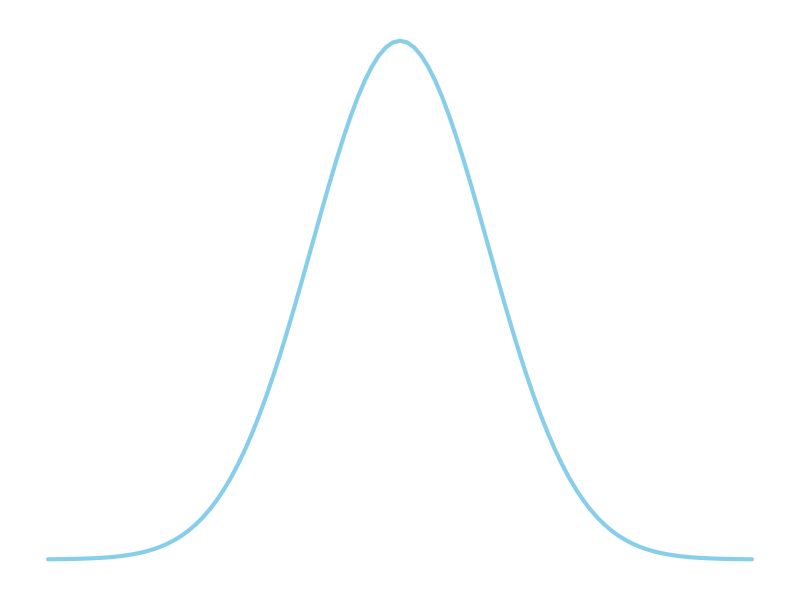
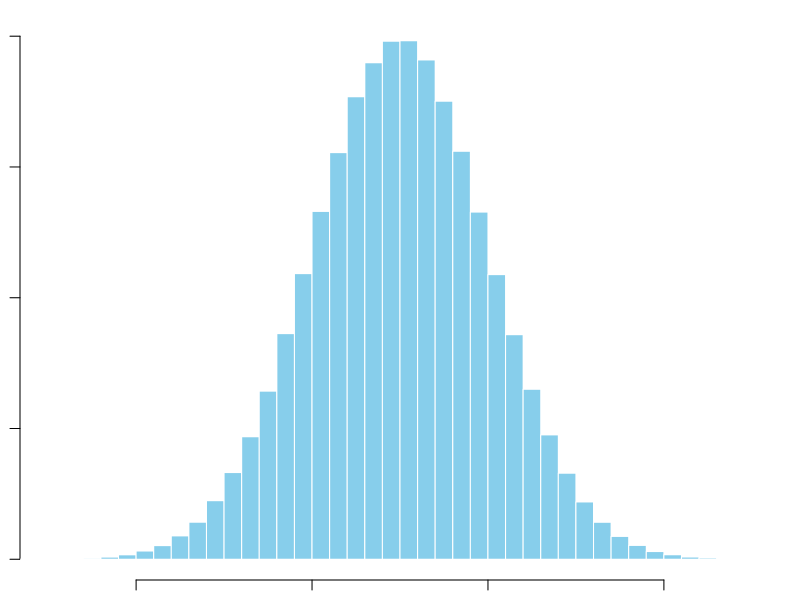
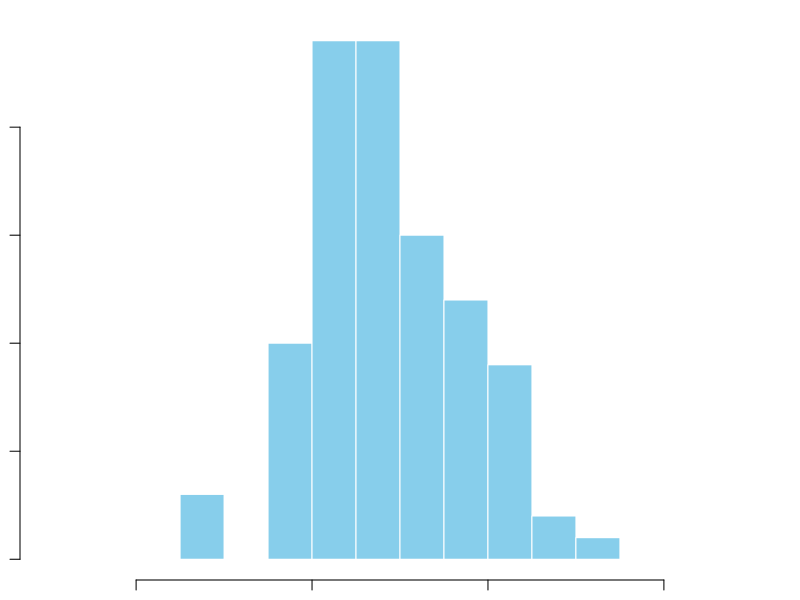
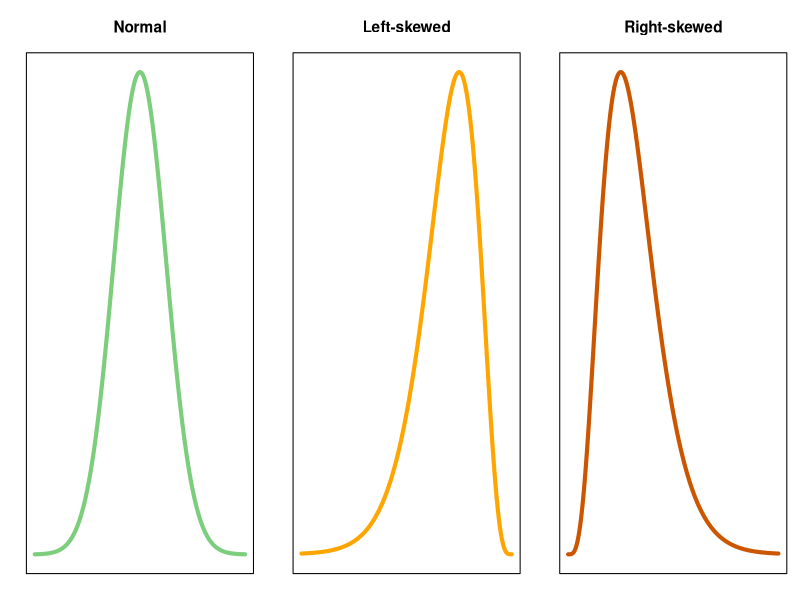
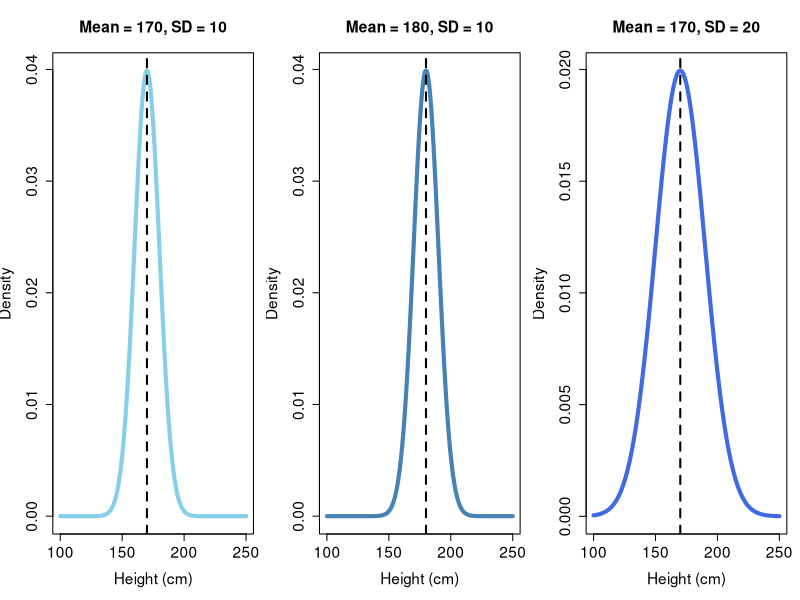
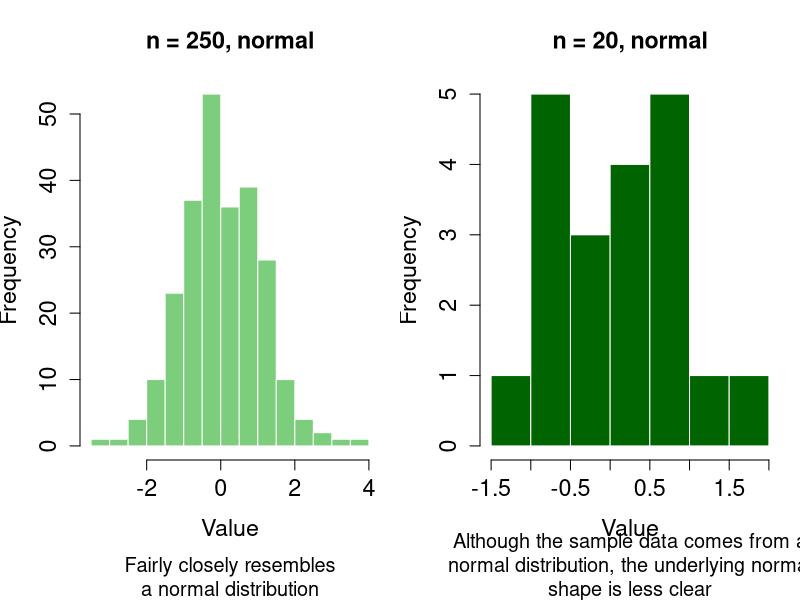
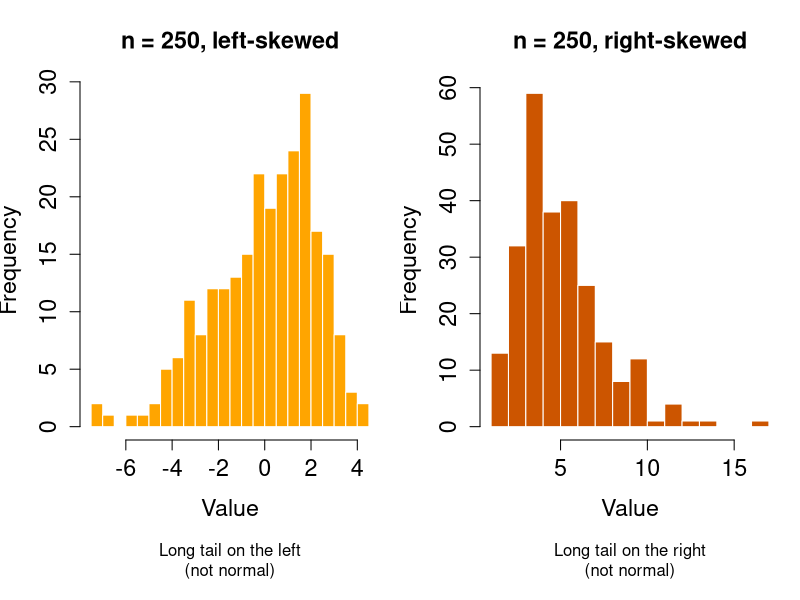
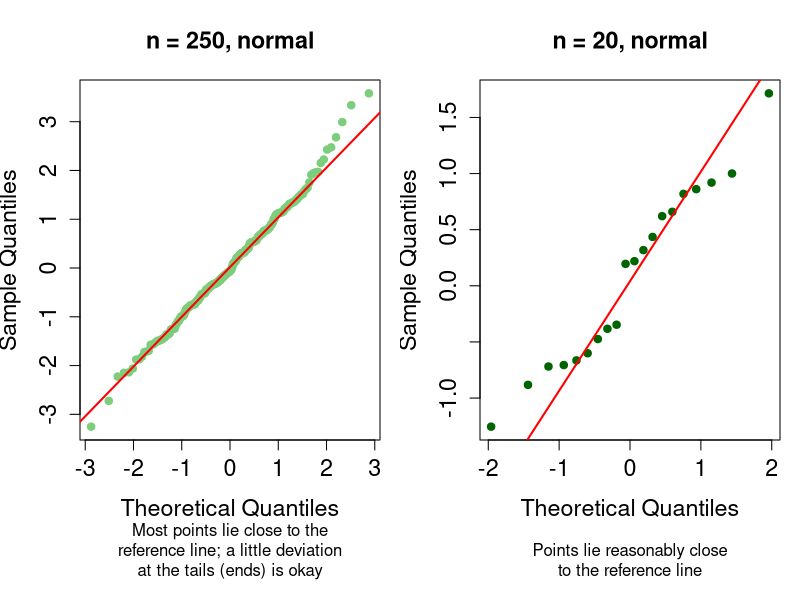

Write R code to recreate these figures, in order.
## ---- chunk 1
#| echo: false
#| results: "hide"
# Create x values
x <- seq(130, 210, length.out = 1000)

# Normal density values
y <- dnorm(x, mean = 170, sd = 10)
## ---- chunk 2
#| echo: false
#| label: fig-norm-dist
#| fig-cap: "Theoretical normal distribution."
#| fig-width: 4
#| fig-height: 2.5

par(mar = c(1, 1, 1, 1))

curve(dnorm(x, mean = 170, sd = 10),
      from = 130,
      to = 210,
      lwd = 4,
      col = "skyblue",
      axes = FALSE,
      xlab = "",
      ylab = "")
## ---- chunk 3
#| echo: false
#| label: fig-height-hist
#| fig-cap: "Histogram of adult heights in the UK population."
#| fig-width: 8
#| fig-height: 4

set.seed(123)

# Simulated UK adult heights (cm)
uk_heights <- rnorm(1000000, mean = 170, sd = 10)

hist(uk_heights,
     breaks = 40,
     col = "skyblue",
     border = "white",
     main = "",
     xlab = "Height (cm)",
     ylab = "Frequency",
     xlim = c(130, 210))
## ---- chunk 4
#| echo: false
#| results: "hide"
# Take a random sample of 100 from full UK pop
height_sample <- sample(uk_heights, size = 100)
## ---- chunk 5
#| echo: false
#| label: fig-height-hist-small
#| fig-cap: "Histogram of a sample of 100 UK adult heights."
#| fig-height: 5
# Histogram of the sample
hist(height_sample,
     breaks = 10,
     col = "skyblue",
     border = "white",
     main = "",
     xlab = "Height (cm)",
     ylab = "Frequency",
     xlim = c(130, 210))
## ---- chunk 6
#| echo: false
#| label: fig-skew
#| fig-cap: "Graphical examples of normal, left-skewed and right-skewed distributions."
#| fig-height: 2.5

# Create 1 x 3 layout
par(mfrow = c(1, 3), mar = c(2, 2, 4, 1), cex.main = 1.4)

# Common x values
x <- seq(130, 210, length.out = 1000)

# Normal distribution
plot(x, dnorm(x, mean = 170, sd = 10),
     type = "l",
     lwd = 4,
     col = "palegreen3",
     main = "Normal",
     xlab = "",
     ylab = "",
     axes = FALSE)
box()

# Left-skewed distribution
plot(x, dgamma(210 - x, shape = 5, scale = 5),
     type = "l",
     lwd = 4,
     col = "orange",
     main = "Left-skewed",
     xlab = "",
     ylab = "",
     axes = FALSE)
box()

# Right-skewed distribution
plot(x, dgamma(x - 130, shape = 5, scale = 5),
     type = "l",
     lwd = 4,
     col = "#CC5500",
     main = "Right-skewed",
     xlab = "",
     ylab = "",
     axes = FALSE)
box()

# Reset layout
par(mfrow = c(1, 1))
## ---- chunk 7
#| echo: false
#| label: fig-mean-sd
#| fig-cap: "Normal distributions with different values of the mean and standard deviation."
#| fig-height: 2.5

# 1 x 3 layout
par(mfrow = c(1, 3), mar = c(5, 4, 4, 1), cex.main = 1.4, cex.lab = 1.4, cex.axis = 1.4)

# x-range
x <- seq(100, 250, length.out = 1000)

# Original distribution
plot(x, dnorm(x, mean = 170, sd = 10),
     type = "l",
     lwd = 4,
     col = "skyblue",
     main = "Mean = 170, SD = 10",
     xlab = "Height (cm)",
     ylab = "Density")
abline(v = 170, lty = 2, lwd = 2)

# Increased mean
plot(x, dnorm(x, mean = 180, sd = 10),
     type = "l",
     lwd = 4,
     col = "#4682B4",
     main = "Mean = 180, SD = 10",
     xlab = "Height (cm)",
     ylab = "Density")
abline(v = 180, lty = 2, lwd = 2)

# Increased SD
plot(x, dnorm(x, mean = 170, sd = 20),
     type = "l",
     lwd = 4,
     col = "#4169E1",
     main = "Mean = 170, SD = 20",
     xlab = "Height (cm)",
     ylab = "Density")
abline(v = 170, lty = 2, lwd = 2)

# Reset layout

par(mfrow = c(1, 1))
## ---- chunk 8
#| echo: false
#| results: "hide"
# Generate data to use throughout examples
# Set seed for reproducibility
set.seed(130)

# Generate data
normal_large <- rnorm(250, mean = 0, sd = 1)
lskewed_large <- 5 - rgamma(250, shape = 5, scale = 1)
rskewed_large <- rgamma(250, shape = 5, scale = 1)
normal_small <- rnorm(20, mean = 0, sd = 1)
## ---- chunk 9
#| echo: false
#| fig-height: 5
# Create 1 x 2 plotting layout
par(mfrow = c(1, 2), mar = c(7, 4, 4, 1))

# Histogram 1: Large sample, normal
hist(normal_large,
     breaks = 20,
     col = "palegreen3",
     border = "white",
     main = "n = 250, normal",
     xlab = "Value")

mtext("Fairly closely resembles\na normal distribution",
      side = 1, line = 6, cex = 1.2)

# Histogram 2: Small sample, normal
hist(normal_small,
     breaks = 6,
     col = "darkgreen",
     border = "white",
     main = "n = 20, normal",
     xlab = "Value")

mtext("Although the sample data comes from a\nnormal distribution, the underlying normal\nshape is less clear",
      side = 1, line = 6, cex = 1.2)
## ---- chunk 10
#| echo: false
#| fig-height: 5

# Create 1 x 2 plotting layout
par(mfrow = c(1, 2), mar = c(8, 4, 4, 1))

# Histogram 3: Large sample, left-skewed
hist(lskewed_large,
     breaks = 20,
     col = "orange",
     border = "white",
     main = "n = 250, left-skewed",
     xlab = "Value")

mtext("Long tail on the left\n(not normal)",
      side = 1, line = 6, cex = 1.0)

# Histogram 4: Large sample, right-skewed
hist(rskewed_large,
     breaks = 20,
     col = "#CC5500",
     border = "white",
     main = "n = 250, right-skewed",
     xlab = "Value")

mtext("Long tail on the right\n(not normal)",
      side = 1, line = 6, cex = 1.0)

# Reset layout
par(mfrow = c(1, 1))
## ---- chunk 11
#| echo: false
#| fig-height: 5

par(mfrow = c(1, 2), mar = c(8, 4, 4, 1))

# Normal (large n)
qqnorm(normal_large,
       main = "n = 250, normal",
       pch = 19,
       col = "palegreen3")
qqline(normal_large, col = "red", lwd = 2)

mtext("Most points lie close to the\nreference line; a little deviation\nat the tails (ends) is okay",
      side = 1, line = 6, cex = 1.0)

# Normal (small n)
qqnorm(normal_small,
       main = "n = 20, normal",
       pch = 19,
       col = "darkgreen")
qqline(normal_small, col = "red", lwd = 2)

mtext("Points lie reasonably close\nto the reference line",
      side = 1, line = 6, cex = 1.0)

## ---- chunk 12
#| echo: false
#| fig-height: 5

par(mfrow = c(1, 2), mar = c(8, 4, 4, 1))

# Left-skewed (large n)
qqnorm(lskewed_large,
       main = "n = 250, left-skewed",
       pch = 19,
       col = "orange")
qqline(lskewed_large, col = "red", lwd = 2)

mtext("Systematic deviation\nfrom the line - curved pattern",
      side = 1, line = 6, cex = 1.0)

# Right-skewed (large n)
qqnorm(rskewed_large,
       main = "n = 250, right-skewed",
       pch = 19,
       col = "#CC5500")
qqline(rskewed_large, col = "red", lwd = 2)

mtext("Systematic deviation\nfrom the line - curved pattern",
      side = 1, line = 6, cex = 1.0)

# Reset layout
par(mfrow = c(1, 1))
## ---- chunk 13
#| echo: false
shapiro_results <- data.frame(
  Dataset = c("n = 250, normal",
              "n = 20, normal",
              "n = 250, left-skewed",
              "n = 250, right-skewed"),
  W = c(
    shapiro.test(normal_large)$statistic,
    shapiro.test(normal_small)$statistic,
    shapiro.test(lskewed_large)$statistic,
    shapiro.test(rskewed_large)$statistic
  ),
  p = c(
    shapiro.test(normal_large)$p.value,
    shapiro.test(normal_small)$p.value,
    shapiro.test(lskewed_large)$p.value,
    shapiro.test(rskewed_large)$p.value
  )
)

shapiro_results$W <- round(shapiro_results$W, 3)
shapiro_results$p <- round(shapiro_results$p, 3)

shapiro_results$Conclusion <- ifelse(
  shapiro_results$p < .05,
  "Non-normal",
  "Normal"
)

knitr::kable(
  shapiro_results,
  caption = "Shapiro-Wilk normality test results"
)


ks_normal <- function(x) {
  ks.test(x,
          "pnorm",
          mean = mean(x),
          sd = sd(x))
}

ks_results <- data.frame(
  Dataset = c("n = 250, normal",
              "n = 20, normal",
              "n = 250, left-skewed",
              "n = 250, right-skewed"),
  D = c(
    ks_normal(normal_large)$statistic,
    ks_normal(normal_small)$statistic,
    ks_normal(lskewed_large)$statistic,
    ks_normal(rskewed_large)$statistic
  ),
  p = c(
    ks_normal(normal_large)$p.value,
    ks_normal(normal_small)$p.value,
    ks_normal(lskewed_large)$p.value,
    ks_normal(rskewed_large)$p.value
  )
)

ks_results$D <- round(ks_results$D, 3)
ks_results$p <- round(ks_results$p, 3)

ks_results$Conclusion <- ifelse(
  ks_results$p < .05,
  "Non-normal",
  "Normal"
)

knitr::kable(
  ks_results,
  caption = "Kolmogorov-Smirnov normality test results"
)
## ---- chunk 14
#| echo: false
#library(moments)

#shape_stats <- function(x) {
  
  #n <- length(x)
  
  #skew <- skewness(x)
  #kurt <- kurtosis(x)   # raw kurtosis
  
  #se_skew <- sqrt(6 / n)
  #se_kurt <- sqrt(24 / n)
  
  #z_skew <- skew / se_skew
  
  ## z-statistic relative to normal kurtosis = 3
  #z_kurt <- (kurt - 3) / se_kurt
  
  #data.frame(
    #n = n,
    #skewness = skew,
    #z_skewness = z_skew,
    #kurtosis = kurt,
    #z_kurtosis = z_kurt
  #)
#}

#results <- rbind(
  #"n = 250, normal"       = shape_stats(normal_large),
  #"n = 20, normal"       = shape_stats(normal_small),
  #"n = 250, left-skewed"  = shape_stats(lskewed_large),
  #"n = 250, right-skewed" = shape_stats(rskewed_large)
#)

#round(results, 3)
